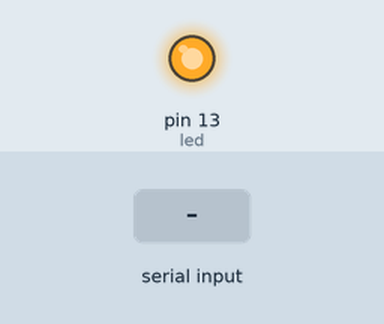
Bench run of a sketch on a simulated Arduino Uno, built with avr-gcc and run on an emulated ATmega328P. On the bench: output pins drawn as LEDs (lit = HIGH). The inputs (shaded band) are chosen by the test bench. What the sketch prints to the serial monitor is not drawn.

Above: at 0.9 s.
1.3 s: "R\n" received over Serial
4.3 s: "S\n" received over Serial
7.3 s: "I\n" received over Serial
Timing chart, 0 to 10.3 s (numbered marks = the images above; inputs shaded):
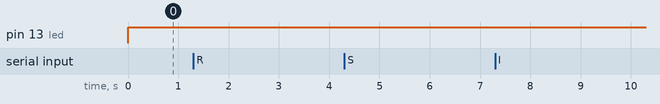

The sketch:

blinkserialwithoutdelay.ino
```cpp
int led=13;
int situa = 0;
int tempo=100;
float tempo2=200;
String inputString = "";
unsigned long previousMillis = 0;
boolean stringCompleta = false;
char letra;
void setup()
{
  pinMode(led, OUTPUT);
  Serial.begin(9600);
}

void loop()
{
  unsigned long currentMillis = millis();
Leitura();

  if(inputString=="+" ){
      tempo=tempo*2;
    }
    if(inputString=="-"){
    tempo=tempo/2;
    }
  Serial.println(inputString);
  Serial.println(tempo);
  if((letra=="R")||(letra=="S")){
    if (currentMillis - previousMillis >= tempo) {

    previousMillis = currentMillis;
    }
  digitalWrite(led,HIGH);
  delay(tempo);
  digitalWrite(led,LOW);
}
if((letra=="I")){
  if (currentMillis - previousMillis >= tempo2) {

    previousMillis = currentMillis;
    }
   digitalWrite(led,HIGH);
  delay(tempo2);
  digitalWrite(led,LOW);

  }
  digitalWrite(led,HIGH);
  delay(tempo);
  digitalWrite(led,LOW);
  if(inputString=="S"){
   inputString="";
   tempo=100;
   }
  ResetString();

}
void Leitura() {
  while (Serial.available()) {
     letra = (char)Serial.read();
    inputString += letra;
    if (letra == '\n') {
      stringCompleta = true;
    }
  /*  if(letra=='I'){
       tempo2= (float)Serial.read();
      }
    if(inputString=="R"){
       tempo=(int)Serial.read();

      }*/
    }
  }

void ResetString(){
   if(inputString!="S"){
   inputString="";
   }
}
```
